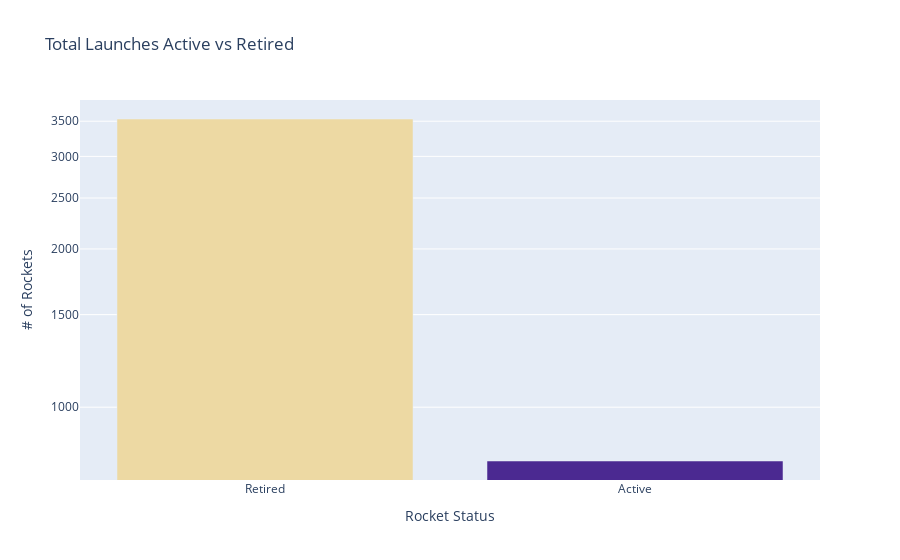

Notebook code for this chart:
### Code cell
plt.figure(figsize=(14,6), dpi=100)
bar_status = px.bar(df_status, 
                 x=['Retired', 'Active'], 
                 y=df_status.values, 
                 color=df_status.values, 
                 color_continuous_scale='agsunset',
                 height=500,
                 title='Total Launches Active vs Retired')
bar_status.update_layout(xaxis_title='Rocket Status', 
                     yaxis_title='# of Rockets', 
                     coloraxis_showscale=False,
                     yaxis=dict(type='log'))
                    
bar_status.show()

### Figure 1 — Plotly figure (JSON) as saved in the notebook; plotly's stock layout.template omitted (floating-point values rounded to 4 significant figures)
{"data": [{"alignmentgroup": "True", "hovertemplate": "x=%{x}<br>y=%{y}<br>color=%{marker.color}<extra></extra>", "legendgroup": "", "marker": {"color": [3534, 790], "coloraxis": "coloraxis", "pattern": {"shape": ""}}, "name": "", "offsetgroup": "", "orientation": "v", "showlegend": false, "textposition": "auto", "type": "bar", "x": ["Retired", "Active"], "xaxis": "x", "y": [3534, 790], "yaxis": "y"}], "layout": {"autosize": true, "barmode": "relative", "coloraxis": {"colorbar": {"title": {"text": "color"}}, "colorscale": [[0, "rgb(75, 41, 145)"], [0.1667, "rgb(135, 44, 162)"], [0.3333, "rgb(192, 54, 157)"], [0.5, "rgb(234, 79, 136)"], [0.6667, "rgb(250, 120, 118)"], [0.8333, "rgb(246, 169, 122)"], [1, "rgb(237, 217, 163)"]], "showscale": false}, "legend": {"tracegroupgap": 0}, "title": {"text": "Total Launches Active vs Retired"}, "xaxis": {"anchor": "y", "autorange": true, "domain": [0, 1], "range": [-0.5, 1.5], "title": {"text": "Rocket Status"}, "type": "category"}, "yaxis": {"anchor": "x", "autorange": true, "domain": [0, 1], "range": [2.861, 3.584], "title": {"text": "# of Rockets"}, "type": "log"}}}
